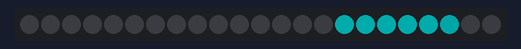
Simulated run of this sketch. Board: Arduino Uno, built with avr-gcc and run on an emulated ATmega328P. Shown: 23 RGB LEDs in strip order, left to right. Dim RGB values are drawn brighter than linear.

Above: at 3.46 s.
At 4.36 s:
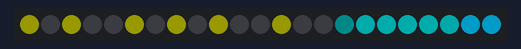
At 14.0 s:
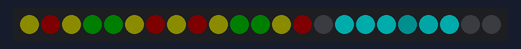
At 20.92 s:
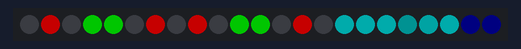
At 38.38 s:
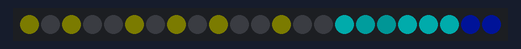
At 39.58 s:
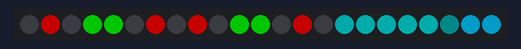

The sketch:

B12.ino
```cpp
#include <FastLED.h>

FASTLED_USING_NAMESPACE

#define DATA_PIN 5
#define LED_TYPE WS2811
#define COLOR_ORDER GRB
#define NUM_LEDS 23
CRGB leds[NUM_LEDS];
CRGB targetRGB[NUM_LEDS];

#define BRIGHTNESS 96
#define FRAMES_PER_SECOND 120

int frame = 0;
long unsigned int lastUpdate = 0;

int eyesState = 0;
long unsigned int eyesNextUpdate = 0;
int antennaState = 0;
long unsigned int antennaNextUpdate = 0;
int engineState = 0;
long unsigned int engineNextUpdate = 0;

void setup()
{
  delay(3000); // 3 second delay for recovery

  // tell FastLED about the LED strip configuration
  FastLED.addLeds<LED_TYPE, DATA_PIN, COLOR_ORDER>(leds, NUM_LEDS).setCorrection(TypicalLEDStrip);

  // set master brightness control
  FastLED.setBrightness(BRIGHTNESS);
  // Set all leds to off
  for (int i = 0; i < NUM_LEDS; i++)
  {
    leds[i].setRGB(0, 0, 0); // Set Color HERE!!!
    leds[i].fadeLightBy(BRIGHTNESS);
  }
  Serial.begin(9600);
  randomSeed(69);
}

void loop()
{
  delay(10);
  updateLeds(10);
  if (millis() > eyesNextUpdate)
  {
    updateEyes();
  }
  if (millis() > antennaNextUpdate)
  {
    updateAntenna();
  }
    if (millis() > engineNextUpdate)
  {
    updateEngine();
  }
  FastLED.show();
}

void updateEyes()
{
  switch (eyesState)
  {
  case 0:
    targetRGB[6].setRGB(255, 0, 0);
    targetRGB[1].setRGB(255, 0, 0);

    targetRGB[5].setRGB(0, 0, 0);
    targetRGB[0].setRGB(0, 0, 0);
    targetRGB[2].setRGB(0, 0, 0);

    targetRGB[4].setRGB(0, 255, 0);
    targetRGB[3].setRGB(0, 255, 0);

    targetRGB[13].setRGB(255, 0, 0);
    targetRGB[8].setRGB(255, 0, 0);

    targetRGB[12].setRGB(0, 0, 0);
    targetRGB[7].setRGB(0, 0, 0);
    targetRGB[9].setRGB(0, 0, 0);

    targetRGB[11].setRGB(0, 255, 0);
    targetRGB[10].setRGB(0, 255, 0);
    eyesNextUpdate += 4000;
    eyesState = 1;
    break;

  case 1:
    targetRGB[6].setRGB(0, 0, 0);
    targetRGB[1].setRGB(0, 0, 0);

    targetRGB[5].setRGB(64, 64, 0);
    targetRGB[0].setRGB(64, 64, 0);
    targetRGB[2].setRGB(64, 64, 0);

    targetRGB[4].setRGB(0, 0, 0);
    targetRGB[3].setRGB(0, 0, 0);

    targetRGB[13].setRGB(0, 0, 0);
    targetRGB[8].setRGB(0, 0, 0);

    targetRGB[12].setRGB(64, 64, 0);
    targetRGB[7].setRGB(64, 64, 0);
    targetRGB[9].setRGB(64, 64, 0);

    targetRGB[11].setRGB(0, 0, 0);
    targetRGB[10].setRGB(0, 0, 0);
    eyesNextUpdate += 250;
    eyesState = 2;
    break;

  case 2:
    targetRGB[6].setRGB(0, 0, 0);
    targetRGB[1].setRGB(0, 0, 0);

    targetRGB[5].setRGB(0, 0, 0);
    targetRGB[0].setRGB(0, 0, 0);
    targetRGB[2].setRGB(0, 0, 0);

    targetRGB[4].setRGB(0, 0, 0);
    targetRGB[3].setRGB(0, 0, 0);

    targetRGB[13].setRGB(0, 0, 0);
    targetRGB[8].setRGB(0, 0, 0);

    targetRGB[12].setRGB(0, 0, 0);
    targetRGB[7].setRGB(0, 0, 0);
    targetRGB[9].setRGB(0, 0, 0);

    targetRGB[11].setRGB(0, 0, 0);
    targetRGB[10].setRGB(0, 0, 0);
    eyesNextUpdate += 500;
    eyesState = 3;
    break;

  case 3:
    targetRGB[6].setRGB(0, 0, 0);
    targetRGB[1].setRGB(0, 0, 0);

    targetRGB[5].setRGB(64, 64, 0);
    targetRGB[0].setRGB(64, 64, 0);
    targetRGB[2].setRGB(64, 64, 0);

    targetRGB[4].setRGB(0, 0, 0);
    targetRGB[3].setRGB(0, 0, 0);

    targetRGB[13].setRGB(0, 0, 0);
    targetRGB[8].setRGB(0, 0, 0);

    targetRGB[12].setRGB(64, 64, 0);
    targetRGB[7].setRGB(64, 64, 0);
    targetRGB[9].setRGB(64, 64, 0);

    targetRGB[11].setRGB(0, 0, 0);
    targetRGB[10].setRGB(0, 0, 0);
    eyesNextUpdate += 30;
    eyesState = 0;
    break;

  default:
    eyesNextUpdate += 250;
    eyesState = 0;
    break;
  }
}

void updateLeds(int speed)
{
  for (int ledNum = 0; ledNum < NUM_LEDS; ledNum++)
  {
    if (abs(targetRGB[ledNum].r - leds[ledNum].r) > 0)
    {
      if (abs(targetRGB[ledNum].r - leds[ledNum].r) < speed)
      {
        speed = abs(targetRGB[ledNum].r - leds[ledNum].r);
      }
      if (targetRGB[ledNum].r > leds[ledNum].r)
      {
        leds[ledNum].r += speed;
      }
      else
      {
        leds[ledNum].r -= speed;
      }
    }
    if (abs(targetRGB[ledNum].g - leds[ledNum].g) > 0)
    {
      if (abs(targetRGB[ledNum].g - leds[ledNum].g) < speed)
      {
        speed = abs(targetRGB[ledNum].g - leds[ledNum].g);
      }
      if (targetRGB[ledNum].g > leds[ledNum].g)
      {
        leds[ledNum].g += speed;
      }
      else
      {
        leds[ledNum].g -= speed;
      }
    }
    if (abs(targetRGB[ledNum].b - leds[ledNum].b) > 0)
    {
      if (abs(targetRGB[ledNum].b - leds[ledNum].b) < speed)
      {
        speed = abs(targetRGB[ledNum].b - leds[ledNum].b);
      }
      if (targetRGB[ledNum].b > leds[ledNum].b)
      {
        leds[ledNum].b += speed;
      }
      else
      {
        leds[ledNum].b -= speed;
      }
    }
  }
}

void updateEngine()
{
  for (int i = 15; i < 21; i++)
  {
    targetRGB[i].setRGB(0, 128, 128);
  }
  engineState++;
  if(engineState>20){
    engineState = 15;
  }
  targetRGB[14].setRGB(0,0,0);
  targetRGB[engineState].setRGB(0,0,0);
  engineNextUpdate += 128;
}

void updateAntenna()
{
  switch (antennaState)
  {
  case 0:
    targetRGB[21].setRGB(0, 200, 255);
    targetRGB[22].setRGB(0, 200, 255);
    antennaState = 1;
    antennaNextUpdate += 3000;
    break;
  case 1:
    targetRGB[21].setRGB(0, 0, 0);
    targetRGB[22].setRGB(0, 0, 0);
    antennaState = 0;
    antennaNextUpdate += 500;
    break;
  }
}
```
